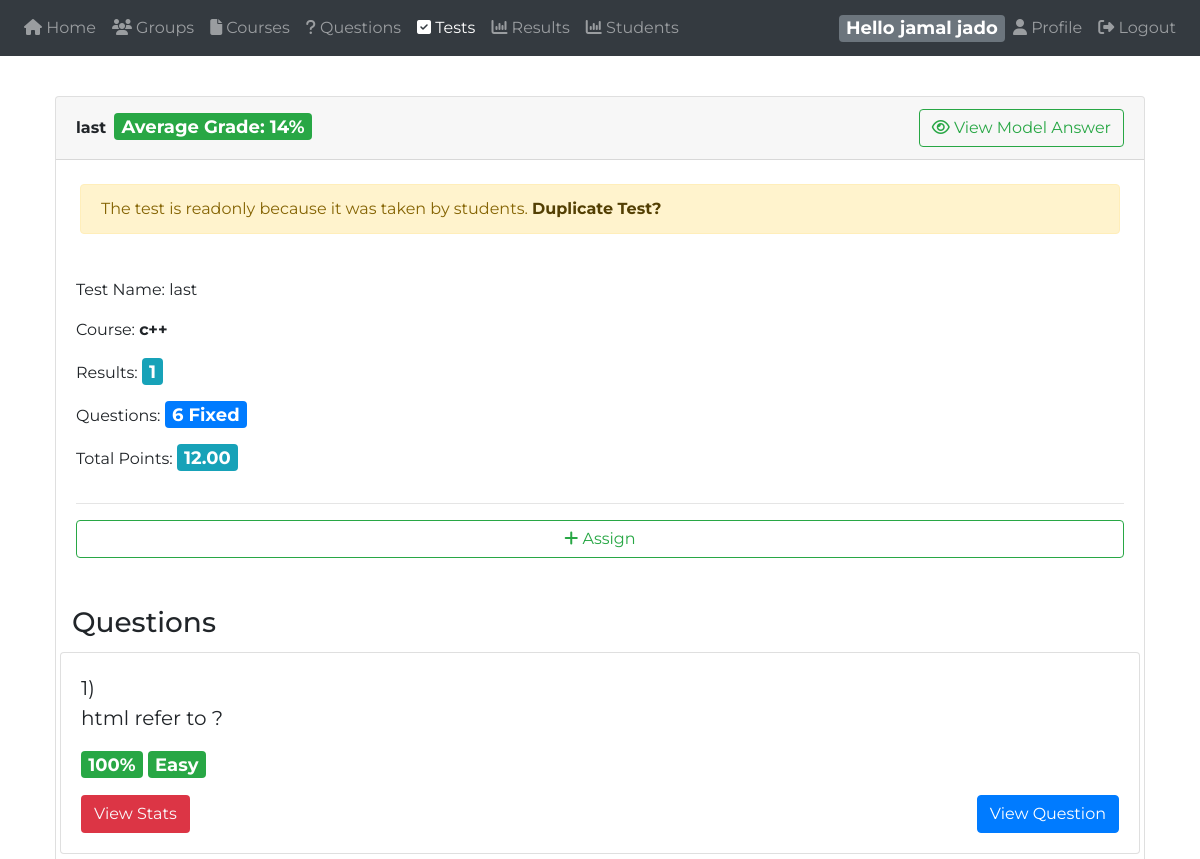
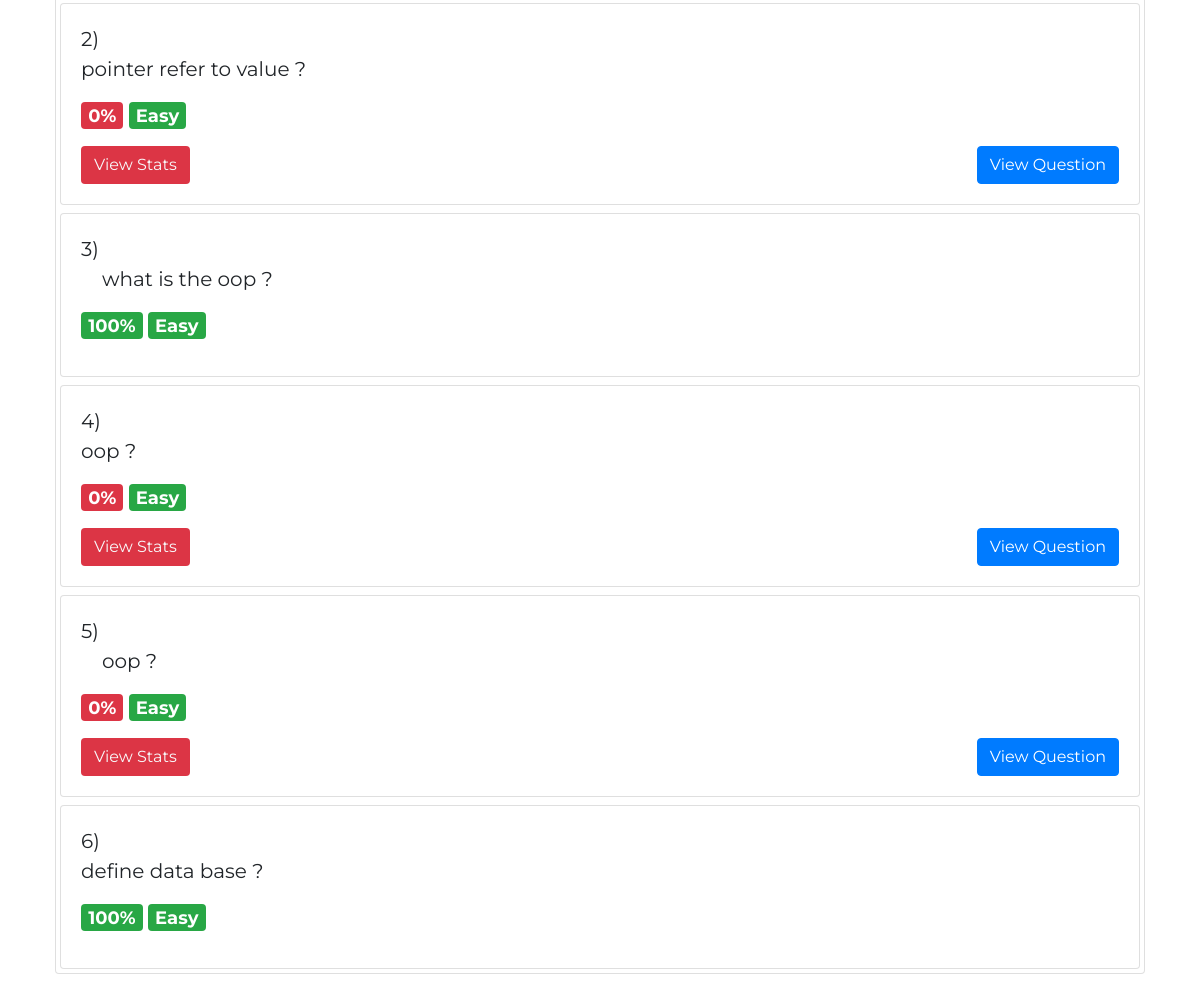
Page /instructor/?tests=view&id=44 (signed in) on the committed database (2 pictures, top to bottom).
### tables this page shows
CREATE TABLE `instructor` (
  `id` int(11) NOT NULL,
  `name` varchar(120) NOT NULL,
  `email` varchar(120) NOT NULL,
  `password` varchar(100) NOT NULL,
  `phone` varchar(13) NOT NULL,
  `password_token` varchar(100) DEFAULT NULL,
  `token_expire` timestamp NULL DEFAULT NULL,
  `suspended` int(11) NOT NULL DEFAULT 0,
  `isAdmin` tinyint(1) NOT NULL DEFAULT 0
);

CREATE TABLE `test` (
  `id` int(11) NOT NULL,
  `name` varchar(255) DEFAULT NULL,
  `courseID` int(11) DEFAULT NULL,
  `deleted` tinyint(1) DEFAULT 0,
  `instructorID` int(11) DEFAULT NULL
);

CREATE TABLE `question` (
  `id` int(11) NOT NULL,
  `question` varchar(2000) DEFAULT NULL,
  `type` int(1) DEFAULT NULL COMMENT '0 - MCQ / 1 - T/F /2- COMPLETE/',
  `points` int(11) NOT NULL DEFAULT 1,
  `difficulty` tinyint(1) DEFAULT 1,
  `isTrue` tinyint(1) NOT NULL DEFAULT 1,
  `instructorID` int(11) NOT NULL,
  `courseID` int(11) DEFAULT NULL,
  `deleted` tinyint(1) NOT NULL DEFAULT 0
);

### instructor/app/view/tests.php (the view, shortened to what the rows shown need)
<?php
require_once 'header.php';
require_once 'navbar.php';
if (($_GET['tests'] == "addQuestions") && (isset($_GET['id']))) { ?>
    <div class="col-md-12">
        <div class="card">
            <div class="card-header">
                <strong class="card-title">Questions</strong>
                <a href="?questions=add" type="button" class="btn btn-outline-primary float-right mb-1"><i class="fa fa-plus"></i>Add New Question</a>
                <a href="?tests=view&id=<?php echo $_GET['id']?>" type="button" class="btn btn-outline-primary float-right mb-1" style="margin-right: 22px;"><i class="fa fa-arrow-circle-left"></i> Back To Test</a>
            </div>
            <div class="card-body">
                <div class="row form-group">
                    <div class="col col-md-3">
                        <label>You selected</label>
                    </div>
                    <div class="col-12 col-md-9">
                        <span class="badge badge-success" id="counter">0</span> Questions
                    </div>
                </div>
                <div class="row form-group">
                    <div class="col col-md-3">
                        < lag="total">Total Points</label>
                    </div>
                    <div class="col-12 col-md-9">
                        <span class="badge badge-success" id="total">0</span> Point
                    </div>
                </div>
            </div>
            <div class="card-body">
                <table id="AssignQuestionsTable" class="table table-striped table-bordered">
                    <thead>
                        <tr>
                            <th></th>
                            <th class="d-none">ID</th>
                            <th>Question</th>
                            <th>Course</th>
                            <th>Points</th>
                            <th>Type</th>
                            <th>Difficulty</th>
                        </tr>
                    </thead>
                    <tbody>
                        <?php
                        $_tests = new test();
                        $Questions = $_tests->getQuestionsNotInTest($_GET['id']);
                        $qTypes = [0=>'Multiple Choice',1=>'True/False',2=>'Complete',3=>'Multiple Select',4=>'Matching',5=>'Essay'];
                        foreach ($Questions as $question) {
                            echo '<tr>
                                  <td></td>
                                  <td class="d-none">'. $question->id .'</td>
                                  <td style="max-width:300px">'. $question->question .'</td>
                                  <td>'. $question->course .'</td>
                                  <td class="qDegree">
                                      <input class="form-control" value="'. $question->points .'" disabled>
                                  </td>
                                  <td>'. $qTypes[$question->type] .'</td>
                                  <td>'. (($question->difficulty == 1)?'<span class="badge badge-success">Easy</span>':(($question->difficulty == 2)?'<span class="badge badge-warning">Moderate</span>':'<span class="badge badge-danger">Hard</span>')) .'</td>
                              </tr>';
                        }?>
                    </tbody>
                </table>
                <form id="testQuestions" action="app/controller/test.inc.php?addQuestionsToTest=<?php echo $_GET['id']; ?>" method="post">
                </form>
                <button type="submit" form="testQuestions" class="btn btn-outline-primary btn-lg btn-block">Add To Test</button>
            </div>
        </div>
    </div>
<?php } elseif (($_GET['tests'] == "view") && (isset($_GET['id']))) {
    $_tests = new test();
    $test = $_tests->getByID($_GET['id']);
    $readOnly = $_tests->isReadOnly($_GET['id']);
    $testAverage = $_tests->testAverage($_GET['id']);
?>
    <div class="col-md-12">
        <div class="card">
            <div class="card-header">
                <strong class="card-title"><?php echo $test->name ?></strong>
                <?php if ($readOnly) { ?>
                    <span class="badge badge-success m-1">Average Grade: <?php echo $testAverage ?>%</span>
                    <a href="?tests=model&id=<?php echo $test->id ?>" class="btn btn-outline-success float-right"><i class="fa fa-eye"></i> View Model Answer</a>
                <?php } else { ?>
                    <button type="button" class="btn btn-outline-primary float-right" data-toggle="modal" data-target="#editTest" data-tname="<?php echo $test->name ?>" data-tid="<?php echo $test->id ?>" data-tcourse="<?php echo $test->courseID ?>"><i class="fa fa-edit"></i> Edit</button>
                <?php } ?>
            </div>
            <?php echo ($readOnly ? '<span class="alert alert-warning m-4" role="alert">The test is readonly because it was taken by students. <a href="app/controller/test.inc.php?duplicateTest=' . $test->id . '" class="alert-link">Duplicate Test?</a></span>' : ''); ?>
            <div class="card-body">
                <div class="row">
                    <div class="col-12">
                        <label class="control-label mb-3">Test Name: </label>
                        <label class="control-label mb-3"><?php echo $test->name ?></label>
                    </div>
                    <div class="col-12">
                        <label class="control-label mb-3">Course: </label>
                        <label class="control-label mb-3"><strong><?php echo $test->course ?></strong></label>
                    </div>
                    <div class="col-12">
                        <label class="control-label mb-3">Results: </label>
                        <label class="control-label mb-3"><span class="badge badge-info"><?php echo $test->inResults ?></span></label>
                    </div>
                    <div class="col-12">
                        <label class="control-label mb-3">Questions: </label>
                        <label class="control-label mb-3"><span class="badge badge-primary"><?php echo (!empty($test->fixedQuestions) ? $test->fixedQuestions : '0') ?> Fixed</span></label>
                    </div>
                    <div class="col-12">
                        <label class="control-label mb-3">Total Points: </label>
                        <label class="control-label mb-3"><span class="badge badge-info"><?php echo $test->TestGrade ?></span></label>
                    </div>
                </div>
                <hr>
                <a href="?assign&test=<?php echo $test->id ?>" id="assignButton" data-questions="<?php echo $test->fixedQuestions ?>" type="button" class="btn btn-outline-success btn-block mb-1"><i class="fa fa-plus"></i> Assign</a>
            </div>
            <br>
            <?php if (!$readOnly) { ?>
                <div class="card-header" style="background:inherit;">
                    <h4 class="float-left">Test Questions</h4>
                    <a href="?tests=addQuestions&id=<?php echo $test->id ?>" type="button" class="btn btn-outline-primary float-right m-1"><i class="fa fa-plus"></i> Add Fixed Questions</a>
                    <form id="testQuestions" action="app/controller/test.inc.php?deleteQuestionsFromTest=<?php echo $test->id ?>" method="post">
                        <button class="btn btn-outline-danger float-right m-1" type="submit"><i class="fa fa-trash"></i> Delete Selected</button>
                    </form>
                </div>
                <div class="card-body">
                    <table id="deleteQuestionsFromTest" class="table table-striped table-bordered">
                        <thead>
                            <tr>
                                <th></th>
                                <th class="d-none">ID</th>
                                <th>Question</th>
                                <th>Course</th>
                                <th>Points</th>
                                <th>Type</th>
                                <th>Difficulty</th>
                            </tr>
                        </thead>
                        <tbody>
                            <?php
                            $_tests = new test();
                            $Questions = $_tests->getQuestionsInTest($_GET['id']);
                            $qTypes = [0 => 'Multiple Choice', 1 => 'True/False', 2 => 'Complete', 3 => 'Multiple Select', 4 => 'Matching', 5 => 'Essay'];
                            foreach ($Questions as $question) { ?>
                                <tr>
                                    <td></td>
                                    <td class="d-none"><?php echo $question->id ?></td>
                                    <td class="text-wrap" style="max-width:300px"><?php echo $question->question ?></td>
                                    <td><?php echo $question->course ?></td>
                                    <td class="qDegree text-center" name="qDegree"><span class="badge badge-success"><?php echo $question->questionGrade ?></span></td>
                                    <td><?php echo $qTypes[$question->type]; ?></td>
                                    <td><?php echo (($question->difficulty == 1) ? '<span class="badge badge-success">Easy</span>' : (($question->difficulty == 2) ? '<span class="badge badge-warning">Moderate</span>' : '<span class="badge badge-danger">Hard</span>')) ?></td>
                                </tr>
                            <?php } ?>
                        </tbody>
                    </table>
                </div>
            <?php } else { ?>
                <h3 class="ml-3">Questions</h3>
                <?php
                $rep = new report;
                $questions = $rep->getQuestionsInTest($_GET['id']);
                $i = 0;
                foreach ($questions as $question) {
                    $i++;
                    $questionDetails = $rep->getQuestionReport($question->id);
                    $crt = $questionDetails->rightAnswers;
                    $ttl = $questionDetails->inResults;
                    $correct = round(($crt / $ttl) * 100, 0);
                ?>
                    <div class="card m-1">
                        <div class="card-body">
                            <blockquote class="blockquote">
                                <?php echo $i ?>) <?php echo $questionDetails->question ?>
                                <span class="badge badge-<?php echo ($correct < 50) ? 'danger' : 'success' ?>"><?php echo $correct ?>%</span>
                                <?php echo (($questionDetails->difficulty == 1) ? '<span class="badge badge-success">Easy</span>' : (($questionDetails->difficulty == 2) ? '<span class="badge badge-warning">Moderate</span>' : '<span class="badge badge-danger">Hard</span>')) ?>
                            </blockquote>
                            <?php if ($questionDetails->type < 4) { ?>
                                <button class="btn bg-danger text-light" type="button" data-toggle="collapse" data-target="#question<?php echo $i ?>" aria-expanded="true" aria-controls="collapseOne">View Stats</button>
                                <a class="btn btn-primary float-right" type="button" href="?questions=view&id=<?php echo $questionDetails->id; ?>">View Question</a>
                            <?php } ?>
                        </div>
                    </div>
                <?php } ?>
            <?php } ?>
        </div>
    </div>
<?php }
require_once 'footer.php';
?>

### instructor/app/view/navbar.php (shortened to what the rows shown need)
<?php
$obj = new instructor();
$usr = $obj->getByEmail($_SESSION['mydata']->email);
?>
<body>
  <nav class="navbar navbar-icon-top navbar-expand-lg navbar-dark bg-dark">
    <div class="collapse navbar-collapse" id="navbarSupportedContent">
      <ul class="navbar-nav mr-auto">
        <?php
          if($_SESSION['mydata']->isAdmin){ ?>
            <li class="nav-item <?php echo (isset($_GET['instructors'])?'active':'') ?>">
              <a class="nav-link" href="?instructors">
                <i class="fa fa-group"></i>
                Instructors
              </a>
            </li>
            <li class="nav-item <?php echo (isset($_GET['students'])?'active':'') ?>">
              <a class="nav-link" href="?students">
                <i class="fa fa-group"></i>
                Students
              </a>
            </li>
            <li class="nav-item <?php echo (isset($_GET['results'])?'active':'') ?>">
              <a class="nav-link" href="?results">
                <i class="fa fa-group"></i>
                Results
              </a>
            </li>
          <?php }else{ ?>
        <li class="nav-item <?php echo (empty($_GET)?'active':'') ?>">
          <a class="nav-link" href=".">
            <i class="fa fa-home"></i>
              Home
            </a>
        </li>
        <li class="nav-item <?php echo (isset($_GET['groups'])?'active':'') ?>">
          <a class="nav-link" href="?groups">
            <i class="fa fa-group"></i>
            Groups
          </a>
        </li>
        <li class="nav-item <?php echo (isset($_GET['courses'])?'active':'') ?>">
          <a class="nav-link" href="?courses">
            <i class="fa fa-file"></i>
            Courses
          </a>
        </li>
        <li class="nav-item <?php echo (isset($_GET['questions'])?'active':'') ?>">
          <a class="nav-link" href="?questions">
            <i class="fa fa-question"></i>
            Questions
          </a>
        </li>
        <li class="nav-item <?php echo (isset($_GET['tests'])?'active':'') ?>">
          <a class="nav-link" href="?tests">
            <i class="fa fa-check-square"></i>
            Tests
          </a>
        </li>
        <li class="nav-item <?php echo (isset($_GET['results'])?'active':'') ?>">
          <a class="nav-link" href="?results">
            <i class="fa fa-bar-chart"></i>
            Results
          </a>
        </li>
        <li class="nav-item <?php echo (isset($_GET['students'])?'active':'') ?>">
          <a class="nav-link" href="?students">
            <i class="fa fa-bar-chart"></i>
            Students
          </a>
        </li>
<?php } ?>
      </ul>
      <span class="badge badge-secondary">Hello <?php echo $_SESSION['mydata']->name ?></span>
      <ul class="navbar-nav ">
        <li class="nav-item">
          <a class="nav-link" href="?profile">
            <i class="fa fa-user"></i>
            Profile
          </a>
        </li>
        <li class="nav-item">
          <a class="nav-link" href="?logout">
            <i class="fa fa-sign-out"></i>
            Logout
          </a>
        </li>
      </ul>
    </div>
  </nav>

### rows in the picture
instructor: name "jamal jado"
test: name "last"
question: question "html refer to ?", correct "100", difficulty "Easy"
question: question "pointer refer to value ?", correct "0", difficulty "Easy"
question: question "what is the oop ?", correct "100", difficulty "Easy"
question: question "oop ?", correct "0", difficulty "Easy"
question: question "oop ?", correct "0", difficulty "Easy"
question: question "define data base ?", correct "100", difficulty "Easy"

### other values in the picture
$testAverage "14"
$test->course "c++"
$test->inResults "1"
$test->fixedQuestions "6"
$test->TestGrade "12.00"
